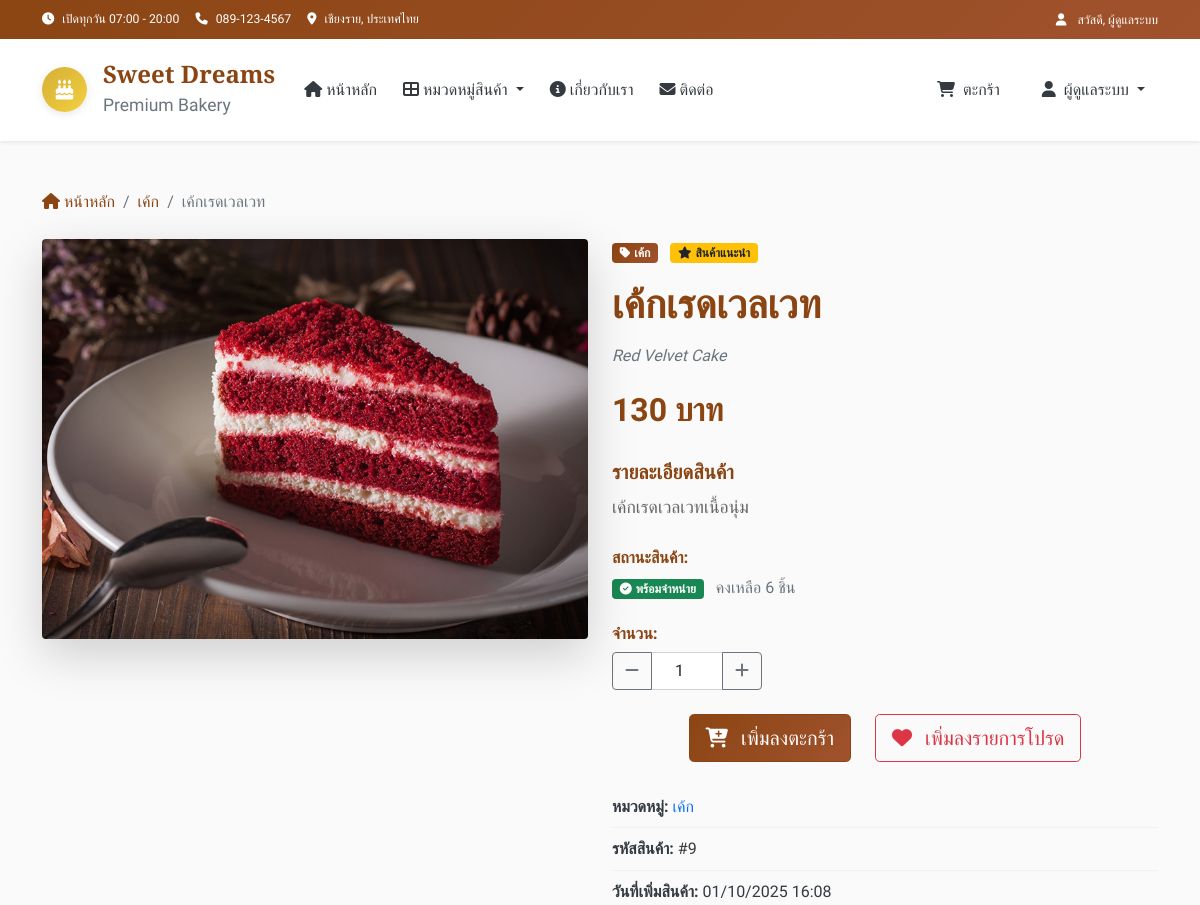
Before: /product/9 (signed in, upper part) with the older database file.
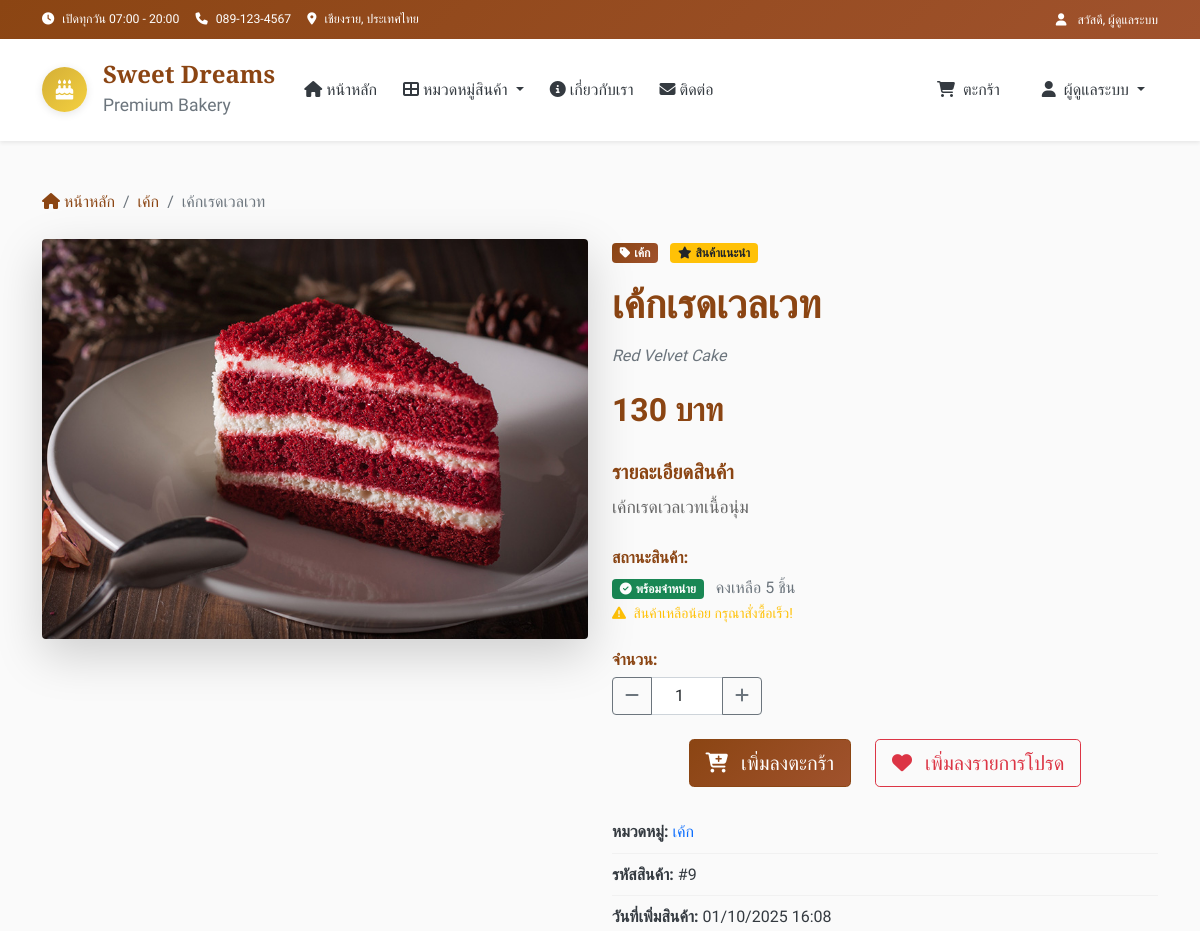
After: the same page with the newer database file.
### tables this page shows
CREATE TABLE products (
        id INTEGER PRIMARY KEY AUTOINCREMENT,
        name TEXT NOT NULL,
        name_en TEXT,
        description TEXT,
        price DECIMAL(10,2) NOT NULL,
        image TEXT,
        category_id INTEGER,
        is_available BOOLEAN DEFAULT 1,
        is_featured BOOLEAN DEFAULT 0,
        stock_quantity INTEGER DEFAULT 0,
        created_at TIMESTAMP DEFAULT CURRENT_TIMESTAMP,
        FOREIGN KEY (category_id) REFERENCES categories (id)
    );

### app.py (the view)
@app.route('/product/<int:product_id>')
def product_detail(product_id):
    product = get_product_by_id(product_id)
    if not product:
        flash('ไม่พบสินค้าที่ต้องการ')
        return redirect(url_for('index'))
    return render_template('product_detail.html', product=product)

### app.py (called while the page is built)
@app.template_filter('to_bangkok')
def to_bangkok_filter(value, fmt='%d/%m/%Y %H:%M'):
    if not value:
        return "N/A"
    if isinstance(value, str):
        try:
            value = datetime.fromisoformat(value)
        except ValueError:
            return value
    dt = value.replace(tzinfo=ZoneInfo("UTC")).astimezone(ZoneInfo("Asia/Bangkok"))
    return dt.strftime(fmt)

def get_db_connection():
    conn = sqlite3.connect(DB_NAME)
    conn.row_factory = sqlite3.Row
    return conn

def get_categories():
    conn = get_db_connection()
    categories = conn.execute(
        "SELECT * FROM categories ORDER BY display_order"
    ).fetchall()
    conn.close()
    return categories

def get_product_by_id(product_id):
    conn = get_db_connection()
    product = conn.execute("""
        SELECT p.*, c.name as category_name
        FROM products p
        JOIN categories c ON p.category_id = c.id
        WHERE p.id = ?
    """, (product_id,)).fetchone()
    conn.close()
    return product

### templates/product_detail.html (shortened to what the changed rows need)
{% extends "layout.html" %}
{% block content %}
<div class="container py-5">
    <nav aria-label="breadcrumb" class="mb-4">
        <ol class="breadcrumb">
            <li class="breadcrumb-item">
                <a href="{{ url_for('index') }}" class="text-decoration-none">
                </a>
            </li>
            <li class="breadcrumb-item">
                <a href="{{ url_for('category_by_id', category_id=product.category_id) }}" class="text-decoration-none">
                </a>
            </li>
            <li class="breadcrumb-item active">{{ product.name }}</li>
        </ol>
    </nav>
    <div class="row">
        <div class="col-lg-6 mb-4">
            <div class="product-image-container">
                {% if product.image %}
                    <img src="{{ url_for('static', filename='images/products/' + product.image) }}"
                         alt="{{ product.name }}"
                         class="img-fluid rounded shadow-lg main-product-image"
                         id="main-image">
                {% else %}
                    <div class="no-image-placeholder">
                        <i class="fas fa-birthday-cake fa-5x text-muted"></i>
                        <p class="text-muted mt-3">ไม่มีรูปภาพ</p>
                    </div>
                {% endif %}
            </div>
        </div>
        <div class="col-lg-6">
            <div class="product-details">
                <span class="badge bg-primary mb-3">
                    <i class="fas fa-tag me-1"></i>{{ product.category_name }}
                </span>
                {% if product.is_featured %}
                <span class="badge bg-warning text-dark mb-3 ms-2">
                    <i class="fas fa-star me-1"></i>สินค้าแนะนำ
                </span>
                {% endif %}
                <h1 class="product-title mb-3">{{ product.name }}</h1>
                {% if product.name_en %}
                <p class="text-muted mb-3"><em>{{ product.name_en }}</em></p>
                {% endif %}
                <div class="price-section mb-4">
                    <span class="current-price">{{ "%.0f"|format(product.price) }} บาท</span>
                </div>
                {% if product.description %}
                <div class="description-section mb-4">
                    <h5>รายละเอียดสินค้า</h5>
                    <p class="product-description">{{ product.description }}</p>
                </div>
                {% endif %}
                <div class="stock-section mb-4">
                    <h6>สถานะสินค้า:</h6>
                    {% if product.stock_quantity > 0 %}
                        <span class="badge bg-success">
                            <i class="fas fa-check-circle me-1"></i>พร้อมจำหน่าย
                        </span>
                        <span class="text-muted ms-2">คงเหลือ {{ product.stock_quantity }} ชิ้น</span>
                        {% if product.stock_quantity <= 5 %}
                        <br>
                        <small class="text-warning">
                            <i class="fas fa-exclamation-triangle me-1"></i>
                            สินค้าเหลือน้อย กรุณาสั่งซื้อเร็ว!
                        </small>
                        {% endif %}
                    {% else %}
                        <span class="badge bg-danger">
                            <i class="fas fa-times-circle me-1"></i>สินค้าหมด
                        </span>
                    {% endif %}
                </div>
                {% if product.stock_quantity > 0 %}
                <div class="quantity-section mb-4">
                    <h6>จำนวน:</h6>
                    <div class="input-group" style="max-width: 150px;">
                    </div>
                </div>
                <div class="action-buttons mb-4">
                    <button class="btn btn-primary btn-lg me-3 add-to-cart-detail"
                            data-product-id="{{ product.id }}"
                            data-product-name="{{ product.name }}"
                            data-product-price="{{ product.price }}">
                    </button>
                    <button class="btn btn-outline-danger btn-lg" id="add-to-wishlist">
                    </button>
                </div>
                {% endif %}
                <div class="product-info">
                    <div class="info-item">
                        <strong>หมวดหมู่:</strong>
                        <a href="{{ url_for('category_by_id', category_id=product.category_id) }}" class="text-decoration-none">{{ product.category_name }}</a>
                    </div>
                    <div class="info-item">
                        <strong>รหัสสินค้า:</strong> #{{ product.id }}
                    </div>
                    {% if product.created_at %}
                    <div class="info-item">
                        <strong>วันที่เพิ่มสินค้า:</strong> {{ product.created_at|to_bangkok }}
                    </div>
                    {% endif %}
                </div>
            </div>
        </div>
    </div>
</div>
{% endblock %}

Changed rows visible on the page:
changed products "เค้กเรดเวลเวท": stock_quantity "6" → "5"
Other visible differences:
text now shown: "สินค้าเหลือน้อย กรุณาสั่งซื้อเร็ว!"
